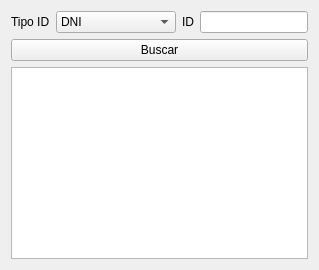
         <widget class="QWidget" name="tabEstado">
          <attribute name="title">
           <string>Estado</string>
          </attribute>
          <layout class="QGridLayout" name="gridLayout_29">
           <item row="0" column="3">
            <widget class="QLineEdit" name="estadoID"/>
           </item>
           <item row="0" column="0">
            <widget class="QLabel" name="label_17">
             <property name="text">
              <string>Tipo ID</string>
             </property>
            </widget>
           </item>
           <item row="2" column="0" colspan="4">
            <widget class="QTableWidget" name="estadoTabla"/>
           </item>
           <item row="0" column="2">
            <widget class="QLabel" name="label_18">
             <property name="text">
              <string>ID</string>
             </property>
            </widget>
           </item>
           <item row="0" column="1">
            <widget class="QComboBox" name="estadoTipo">
             <item>
              <property name="text">
               <string>DNI</string>
              </property>
             </item>
             <item>
              <property name="text">
               <string>Persona Fisica</string>
              </property>
             </item>
             <item>
              <property name="text">
               <string>Asociado</string>
              </property>
             </item>
             <item>
              <property name="text">
               <string>Integrante</string>
              </property>
             </item>
             <item>
              <property name="text">
               <string>Movimientos HR</string>
              </property>
             </item>
            </widget>
           </item>
           <item row="1" column="0" colspan="4">
            <widget class="QPushButton" name="estadoBoton">
             <property name="text">
              <string>Buscar</string>
             </property>
            </widget>
           </item>
          </layout>
         </widget>
